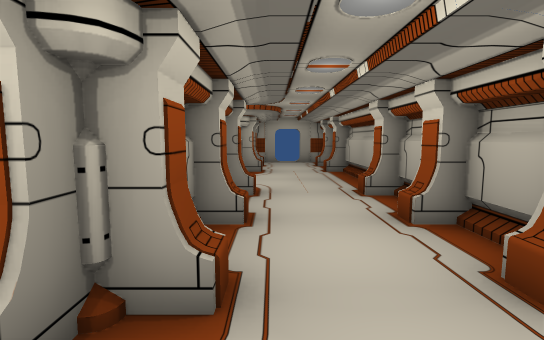
[1] (above)

17 first-person views from a walk through a scene from a Unity 3-D project. The camera is 1.5 m above the floor, tilts 6° down and sees 85° across. The floor is counted in squares, 1 m on a side. Each view is taken from the middle of a square. On the plan, view 1 faces up. The plan holds only what a view shows up to about 15 squares ahead; the rest is blank. The player is left out. Door leaves are left out, so doorways stand open.

[2]
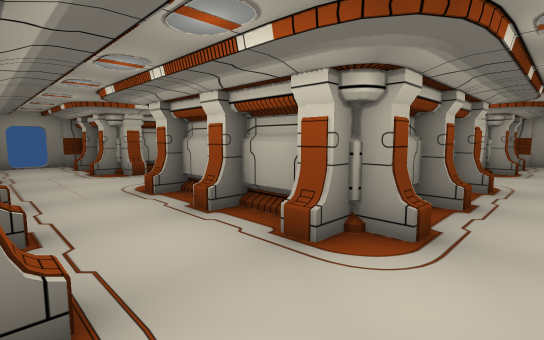

[3]
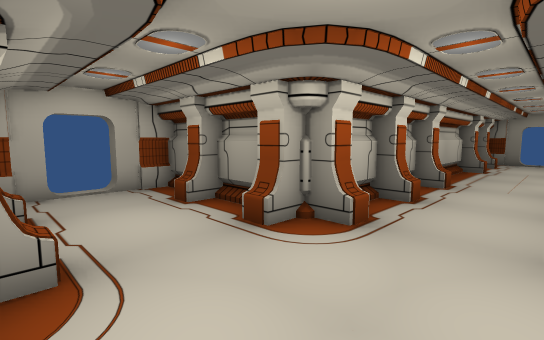

[4]
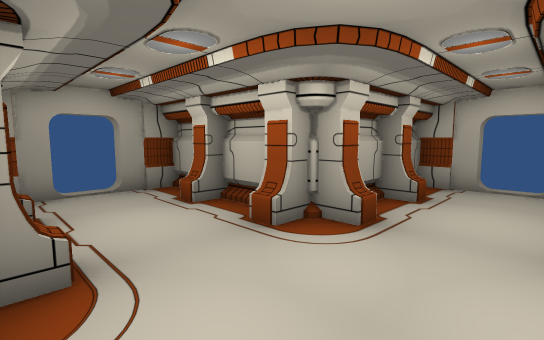

[5]
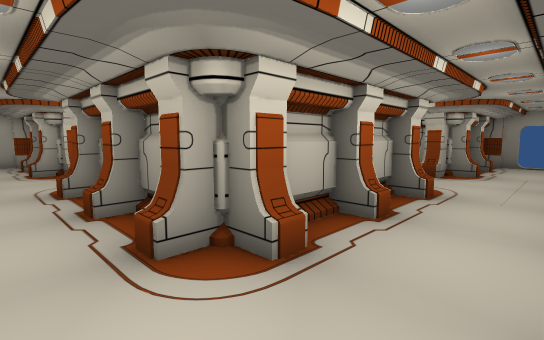

[6]
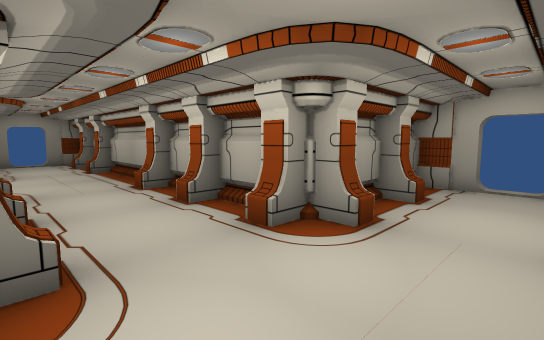

[7]
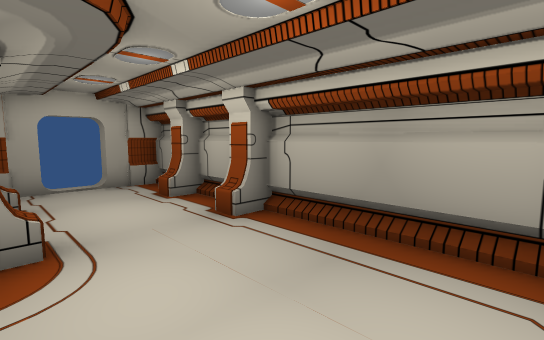

[8]
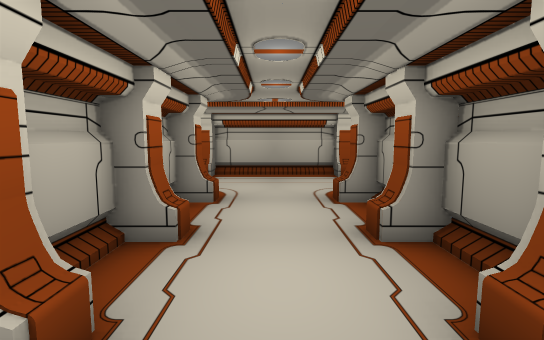

[9]
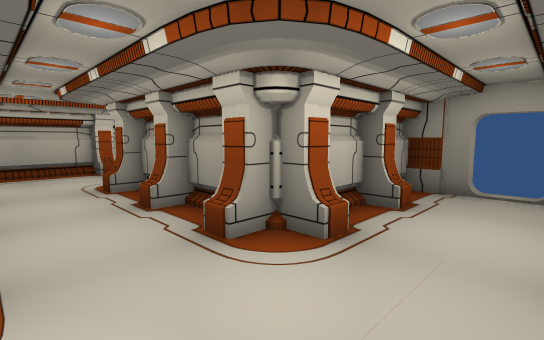

[10]
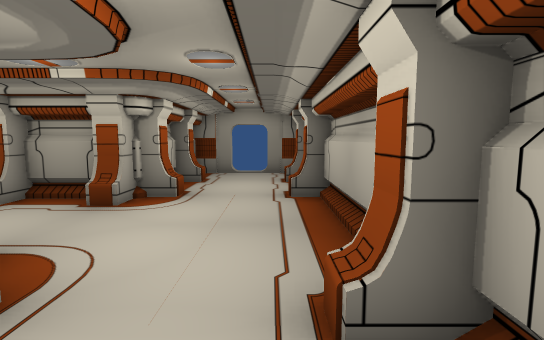

[11]
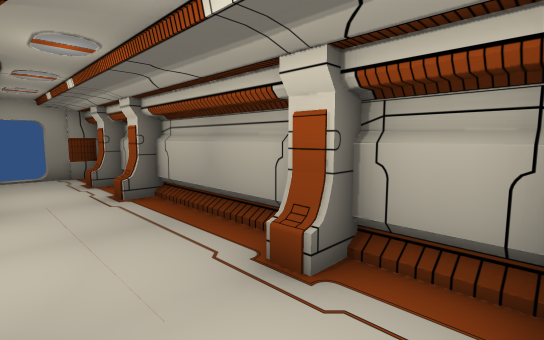

[12]
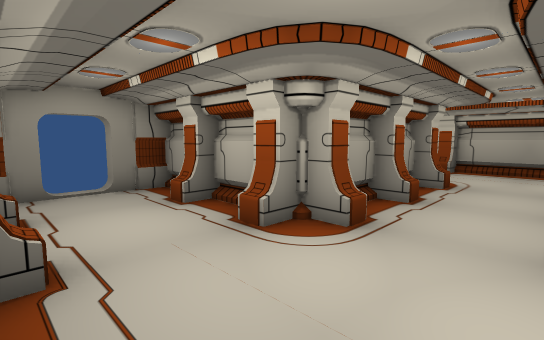

[13]
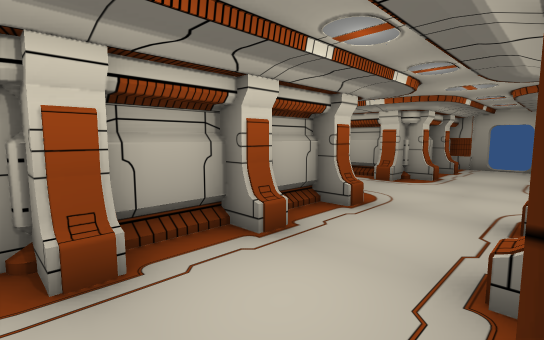

[14]
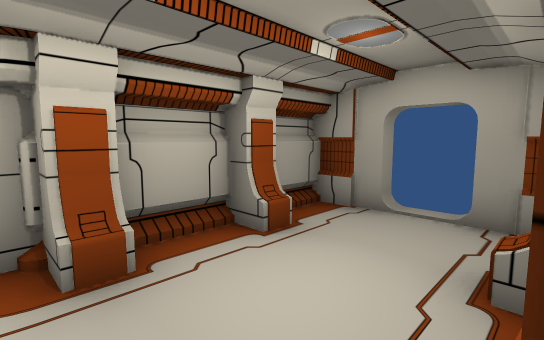

[15]
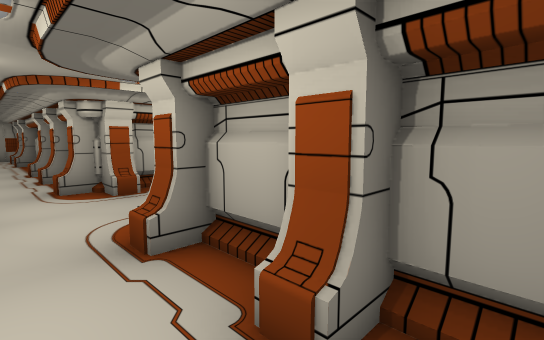

[16]
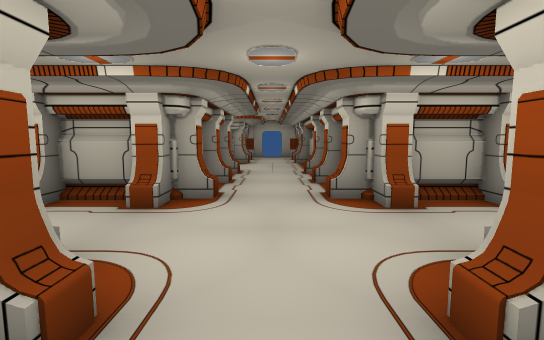

[17]
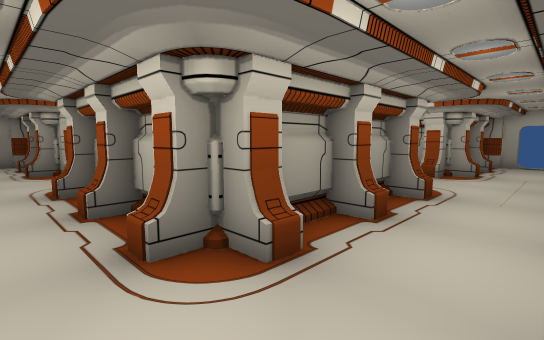

### Floor plan
Points are (right, up) in squares from view 1. A wall is a line through its corners. A room is listed if a view was taken in it or the views show most of it. See-through windows are left out.
Room 1 (views 1, 2, 3, 4, 5, 6, 7, 8, 9, 10, 11, 12, 13, 14, 15, 16, 17)
walls: (-5.4, 2.2) (-6.8, 2.2); (-2.4, 2.2) (-3.9, 2.2); (-7.8, 3.5) (-7.8, 4); (-4.2, -2.4) (-2.9, -2.4); (-1.3, 5.1) (-1.3, 3.5); (-7.8, 6.5) (-7.8, 7.4); (-4.2, 8.7) (-2.6, 8.7); (-1.3, -3.8) (-1.3, -5.4); (-1.3, 7.9) (-1.3, 5.8); (-7, 8.7) (-5.8, 8.7); (-12.4, 5.1) (-12.4, 3.4); (3.3, 3.4) (3.3, 5.1); (-12.5, -2.4) (-7.5, -2.4); (-13.8, 2.2) (-15.4, 2.2); (-12.4, 7.6) (-12.4, 5.8); (3.3, 6.6) (3.3, 7.5); (-1.3, -6.8) (-1.3, -8) (0.2, -8); (4.6, -2.4) (6.3, -2.4); (5.9, 2.2) (4.4, 2.2); (3.3, 9.1) (3.3, 13.5); (3.3, -5.4) (3.3, -3.5); (-5, 13.3) (-7, 13.3); (-2.4, 13.3) (-4.2, 13.3); (-7.9, 13.3) (-12.5, 13.3); (-16.8, 2.2) (-18, 2.2); (1.8, -8) (3.3, -8) (3.3, -6); (-15.4, 8.7) (-13.9, 8.7); (-18, 2.5) (-18, 0.7); (-18, -0.9) (-18, -1.7); (7.6, -2.4) (8.9, -2.4) (8.9, -0.9); (8.9, 0.7) (8.9, 2.5); (9, 2.2) (7.4, 2.2); (-1.3, 16.2) (-1.3, 15); (3.3, 14.8) (3.3, 16.3); (-18, 10.2) (-18, 8.7) (-17, 8.7); (-18, 13.5) (-18, 11.8); (0.2, 18.9) (-1.3, 18.9) (-1.3, 18.1); (3.3, 17.8) (3.3, 18.9) (1.8, 18.9)
ways out: open door at (-18, -0.5); open door at (-18, 11); open door at (1, -8); open door at (1, 19); open door at (9, -0.5)
objects: pillar (-16, -3) to (-15, -2); pillar (-16, 2); pillar (-16, 9) to (-15, 9); pillar (-16, 13) to (-15, 13); pillar (-13, -3) to (-13, -2); pillar (-13, 2); pillar (-13, 3) to (-12, 3); pillar (-13, 8) to (-12, 8); pillar (-13, 9); pillar (-13, 13) to (-13, 14); pillar (-12, 5) to (-12, 6); pillar (-8, 3); pillar (-8, 5) to (-8, 6); pillar (-8, 8); pillar (-7, -3) to (-7, -2); pillar (-7, 2); pillar (-7, 9); pillar (-7, 13); pillar (-5, -2) to (-4, -2); pillar (-5, 2) to (-4, 2); pillar (-5, 9) to (-4, 9); pillar (-5, 13) to (-4, 13); pillar (-2, -3) to (-2, -2); pillar (-2, 2); pillar (-2, 9); pillar (-2, 13) to (-2, 14); pillar (-1, -6) to (-1, -5); pillar (-1, -3); pillar (-1, 3); pillar (-1, 5) to (-1, 6); pillar (-1, 8); pillar (-1, 14); pillar (-1, 16) to (-1, 17); pillar (3, -6) to (3, -5); pillar (3, -3); pillar (3, 3); pillar (3, 5) to (3, 6); pillar (3, 8) to (4, 8); pillar (3, 14) to (4, 14); pillar (3, 16) to (3, 17); pillar (4, -3) to (4, -2); pillar (4, 2); pillar (6, -2) to (7, -2); pillar (6, 2) to (7, 2)

Positions as (right, up) in squares from view 1, and headings:
1: (0, 0), facing up
2: (1, -2), facing up-left
3: (3, 1), facing down-left
4: (0, 2), facing down-right
5: (1, 12), facing down-left
6: (2, 9), facing up-left
7: (-1, 9), facing up-right
8: (-10, 10), facing down
9: (-9, 12), facing down-left
10: (-5, 12), facing left
11: (-5, 10), facing up-left
12: (-9, -2), facing up-left
13: (-8, -2), facing up-right
14: (3, -2), facing up-right
15: (1, -7), facing up-right
16: (1, -5), facing up
17: (2, 0), facing up-left
